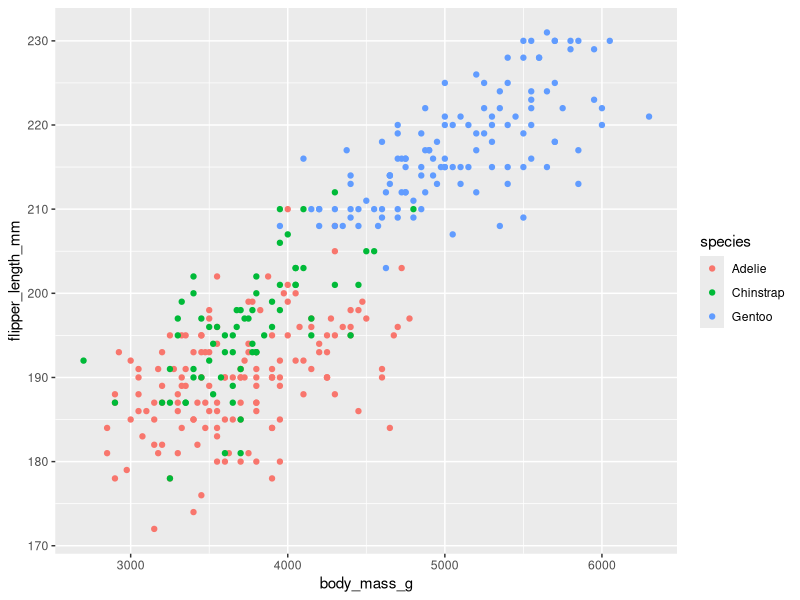
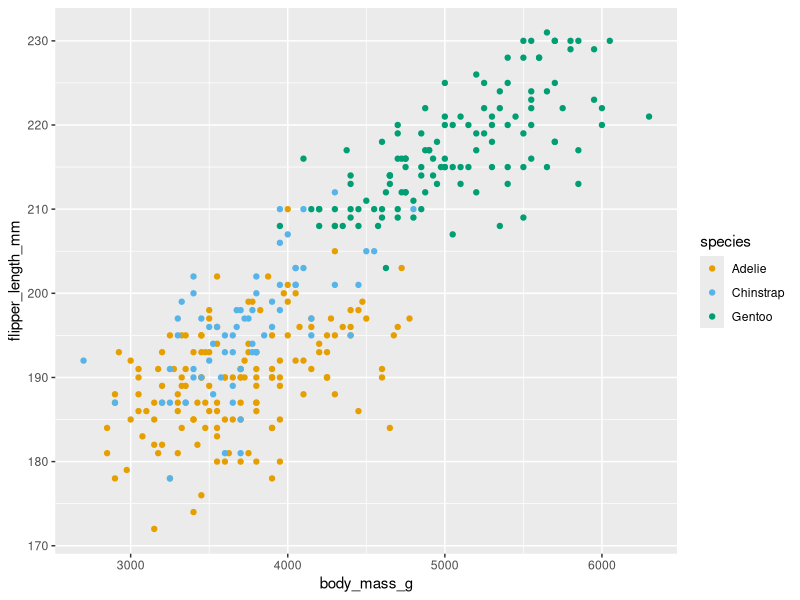
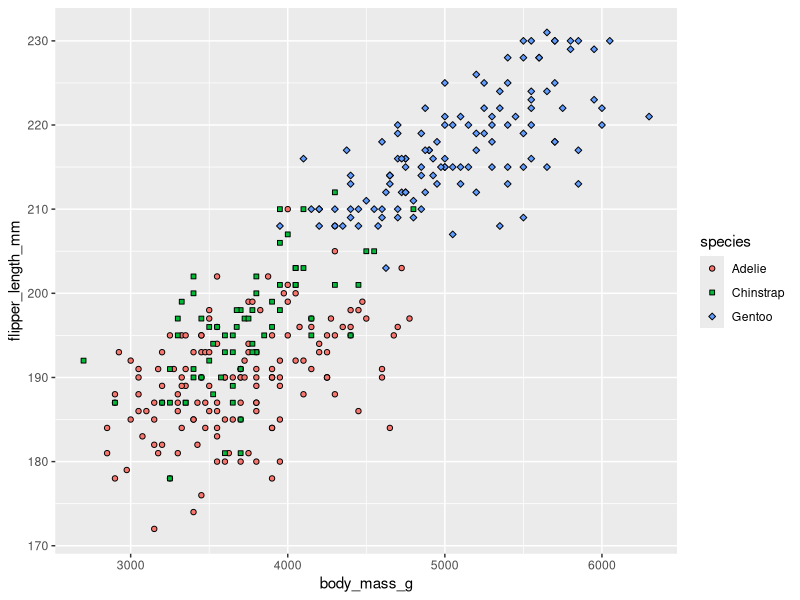
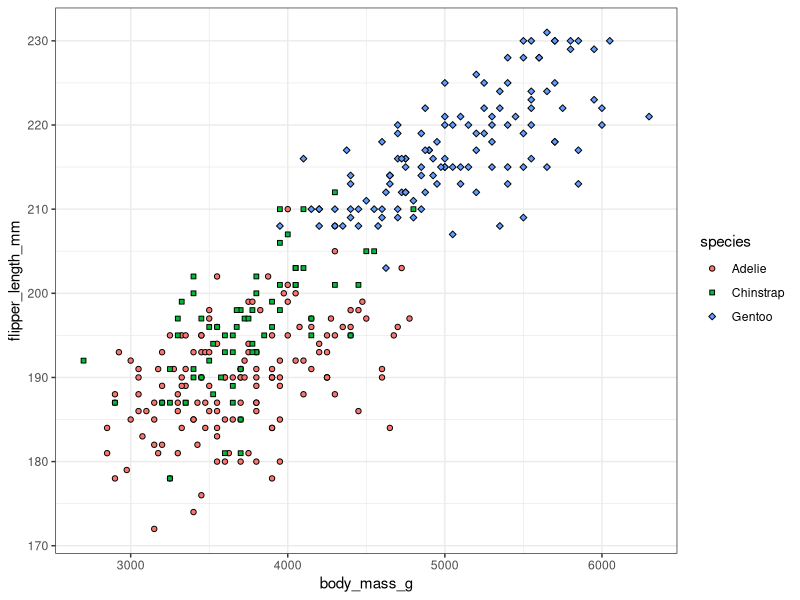
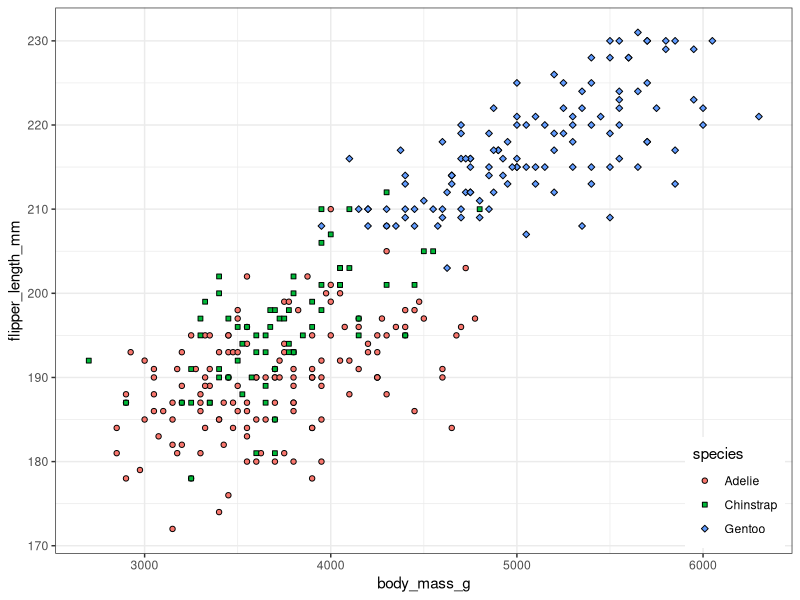
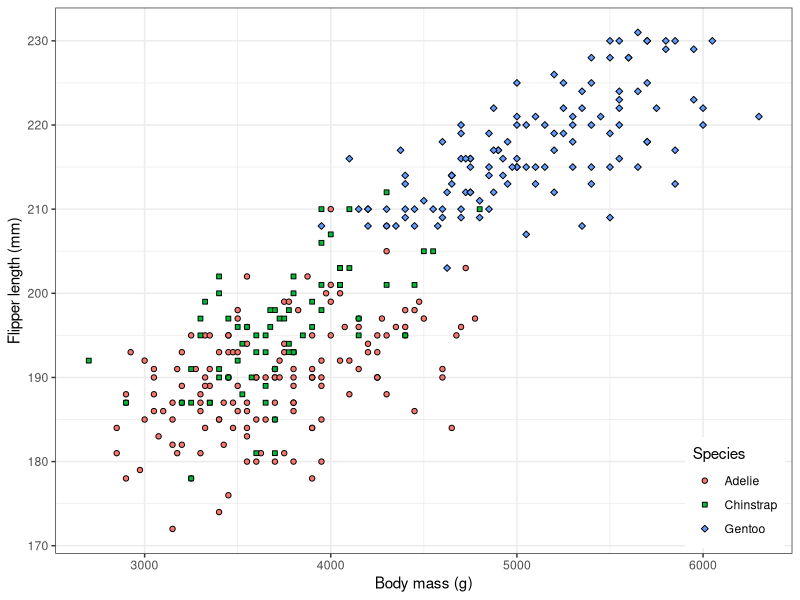
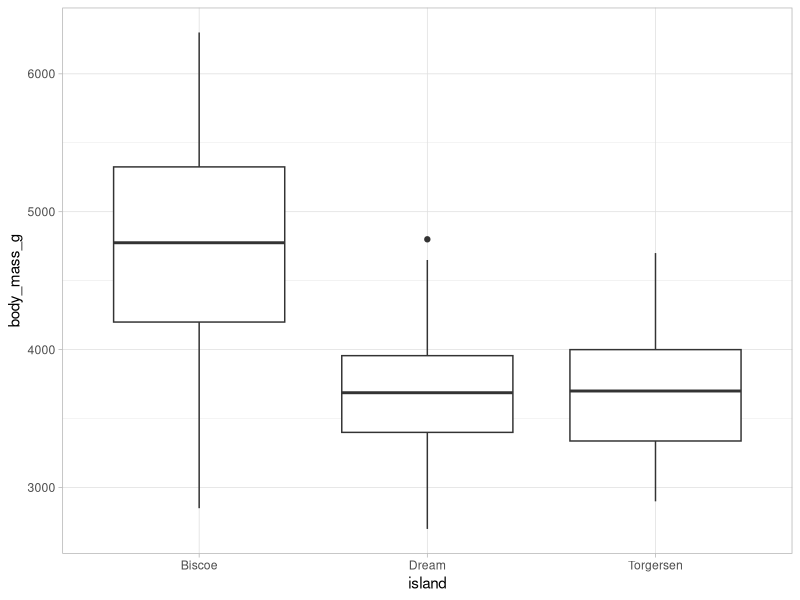
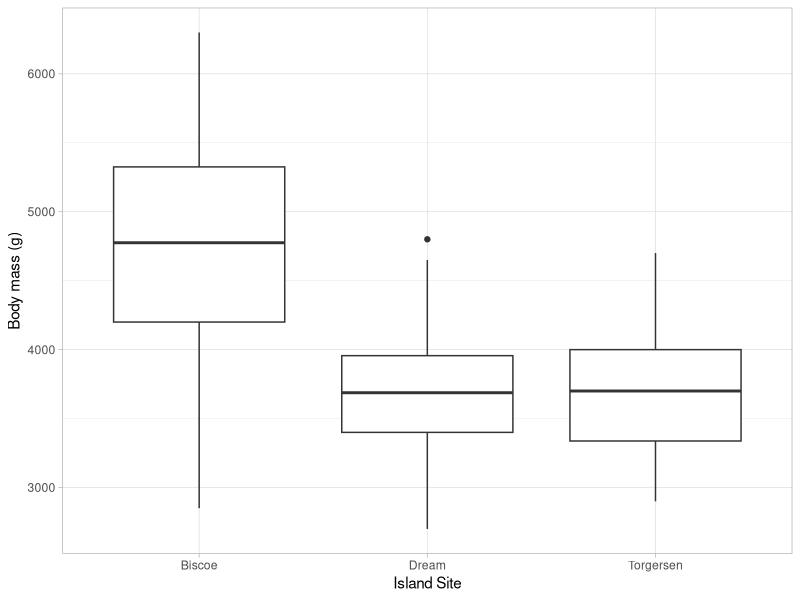

Recreate these plots in R, in order.
library(palmerpenguins)
library(ggplot2)

# Scales customize the expression of mappings

# Manually override default values
ggplot(penguins, aes(x = body_mass_g,
                     y = flipper_length_mm,
                     color = species)) +
  geom_point()

# Use a colorblind-friendly palette instead
okabe_ito <- c("#E69F00", "#56B4E9", "#009E73", "#F0E442", "#0072B2")
ggplot(penguins, aes(x = body_mass_g,
                     y = flipper_length_mm,
                     color = species)) +
  geom_point() +
  scale_color_manual(values = okabe_ito)

# We can do the same with shapes
ggplot(penguins, aes(x = body_mass_g,
                     y = flipper_length_mm,
                     fill = species,
                     shape = species)) +
  geom_point() +
  scale_color_manual(values = okabe_ito) +
  scale_shape_manual(values = 21:25)

# Built-in and custom themes
# theme_bw()
ggplot(penguins, aes(x = body_mass_g,
                     y = flipper_length_mm,
                     fill = species,
                     shape = species)) +
  geom_point() +
  scale_color_manual(values = okabe_ito) +
  scale_shape_manual(values = 21:25) +
  theme_bw()

# Move legend inside the figure panel
ggplot(penguins, aes(x = body_mass_g,
                     y = flipper_length_mm,
                     fill = species,
                     shape = species)) +
  geom_point() +
  scale_color_manual(values = okabe_ito) +
  scale_shape_manual(values = 21:25) +
  theme_bw() +
  theme(legend.position = "inside",
        legend.position.inside = c(.99, .01),
        legend.justification = c(1, 0))

# Fix the labels
ggplot(penguins, aes(x = body_mass_g,
                     y = flipper_length_mm,
                     fill = species,
                     shape = species)) +
  geom_point() +
  scale_color_manual(values = okabe_ito) +
  scale_shape_manual(values = 21:25) +
  labs(x = "Body mass (g)",
       y = "Flipper length (mm)",
       fill = "Species",
       shape = "Species") +
  theme_bw() +
  theme(legend.position = "inside",
        legend.position.inside = c(.99, .01),
        legend.justification = c(1, 0))

# Make the following changes to this basic boxplot.
# 1) Change the grey background to white
ggplot(penguins, aes(island, body_mass_g)) +
  geom_boxplot() +
  theme_light()

# 2) Clean up the axis labels
ggplot(penguins, aes(island, body_mass_g)) +
  geom_boxplot() +
  theme_light() +
  labs(x = "Island Site",
       y = "Body mass (g)")

# 3) Make the color vary by island
ggplot(penguins, aes(x = island,
                     y = body_mass_g,
                     fill = island)) +
  geom_boxplot() +
  theme_light() +
  labs(x = "Island Site",
       y = "Body mass (g)")


# 4) Choose a color palette that you enjoy!
  ggplot(penguins, aes(x = island,
                       y = body_mass_g,
                       fill = island)) +
  geom_boxplot() +
  theme_light() +
  labs(x = "Island Site",
       y = "Body mass (g)") +
  scale_fill_manual(values = okabe_ito)
